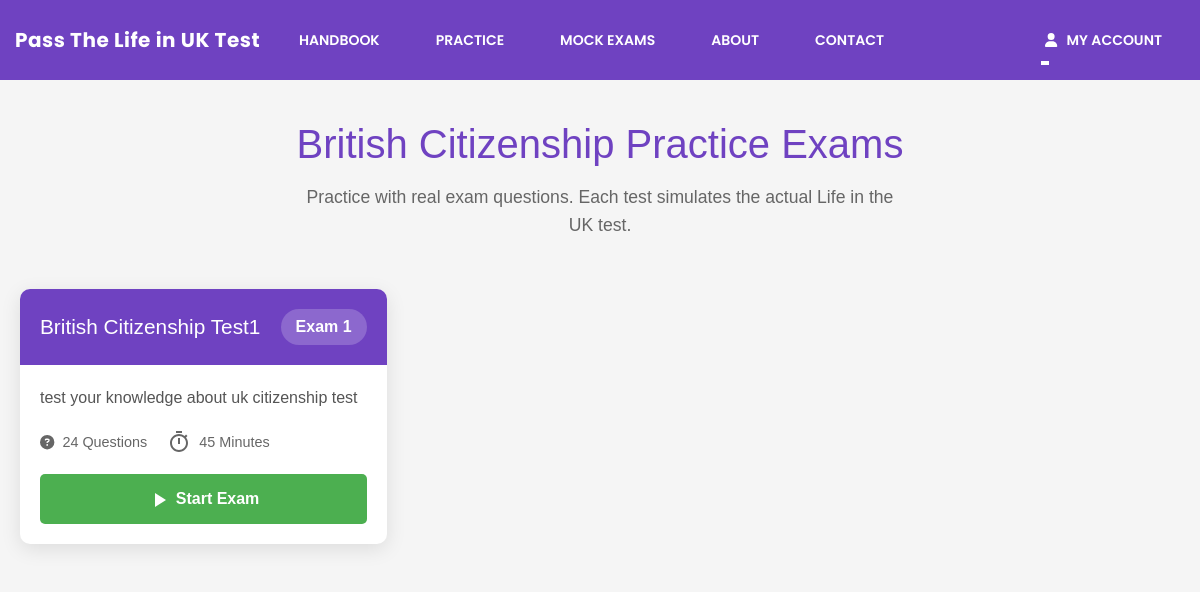
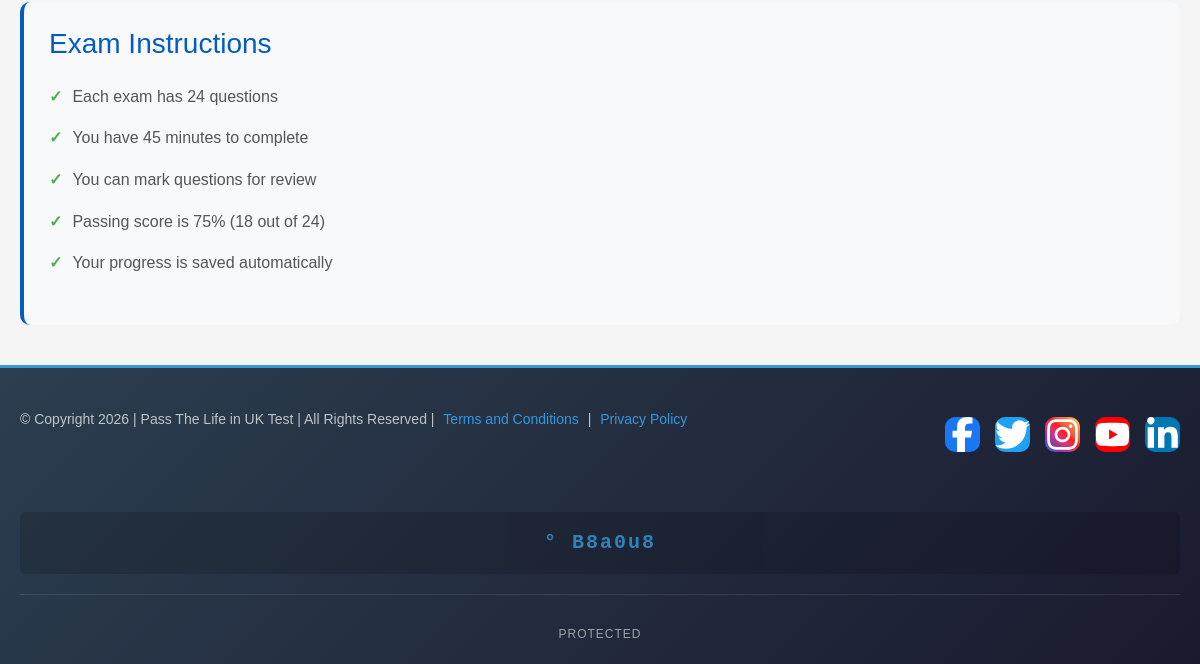
Page /page/exams/ on the earlier database version (2 pictures, top to bottom).
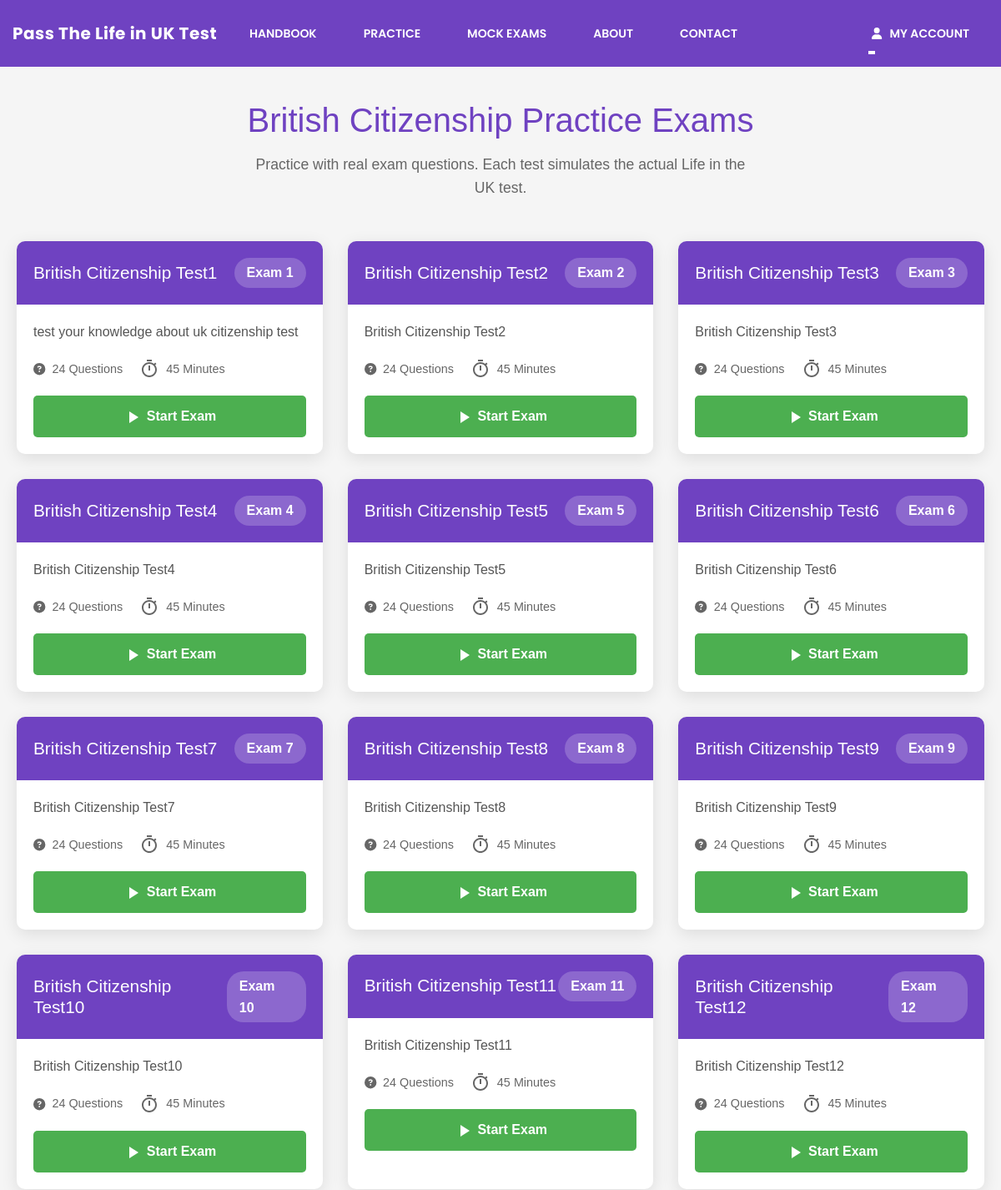
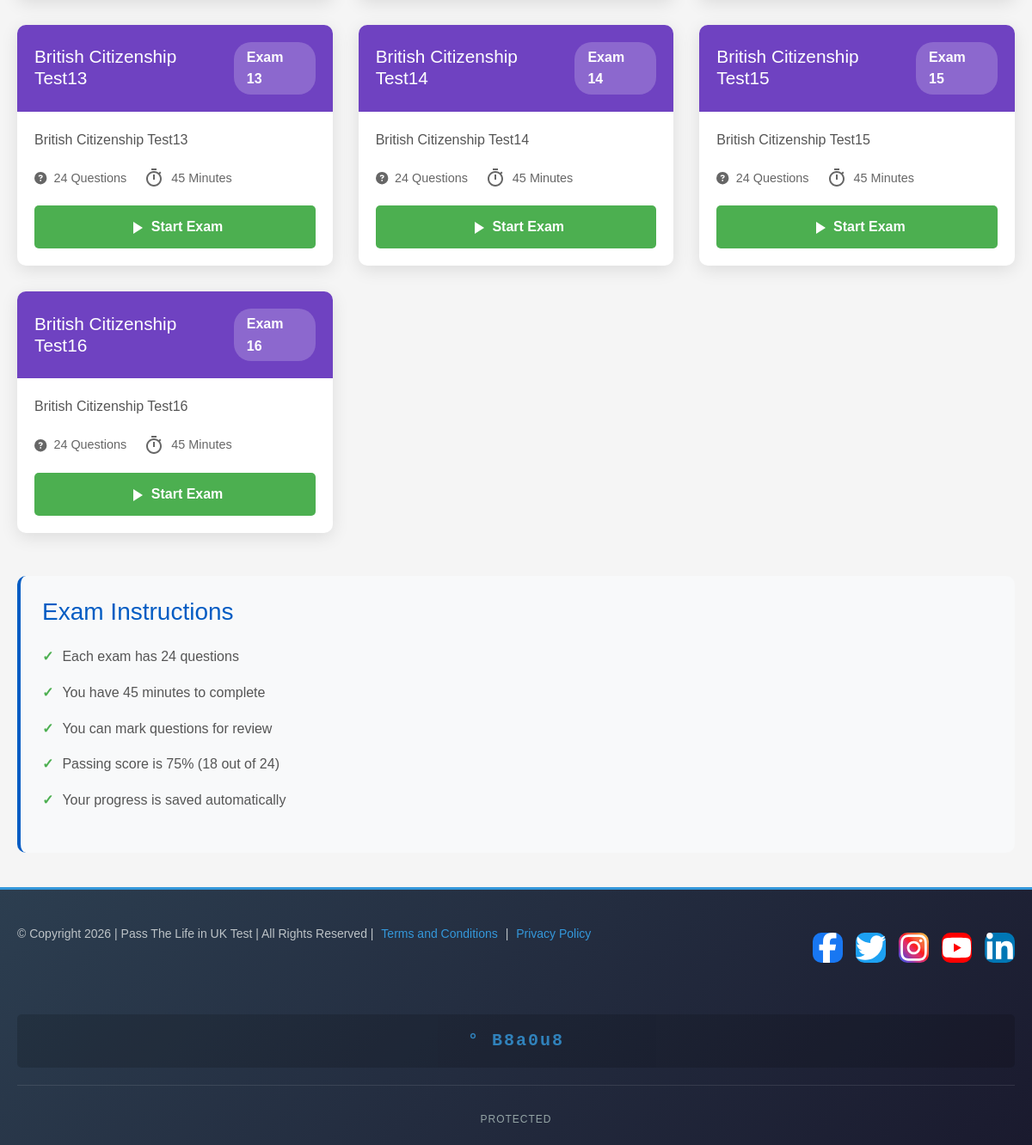
Same page on the later database version (2 pictures, top to bottom).
### QtestApp/models.py (models this page shows, shortened)
class Exam(models.Model):
    title = models.CharField(max_length=200,blank=True, null=True)
    description = models.TextField(blank=True, null=True)
    time_limit_minutes = models.IntegerField(default=45,blank=True, null=True)
    total_questions = models.IntegerField(default=24,blank=True, null=True)
    is_published = models.BooleanField(default=True)
    created_at = models.DateTimeField(auto_now_add=True,blank=True, null=True)
    order = models.IntegerField(default=0,blank=True, null=True)
    class Meta:
        ordering = ['order', 'created_at']

### QtestApp/views.py (the view)
# urls.py: path('exams/', views.exam_list, name='exam_list'),
def exam_list(request):
    exams = Exam.objects.filter(is_published=True)
    return render(request, 'exams_list.html', {'exams': exams})

### template/exams_list.html (shortened to what this page needs)
{% extends 'base.html' %}
{% load static %}
{% block content %}
<div class="exams-page">
    <div class="header-section">
        <h1>British Citizenship Practice Exams</h1>
        <p class="subtitle">
            Practice with real exam questions. Each test simulates the actual Life in the UK test.
        </p>
    </div>
    <div class="exams-grid">
        {% for exam in exams %}
        <div class="exam-card">
            <div class="exam-header">
                <h3>{{ exam.title }}</h3>
                <span class="exam-number">Exam {{ forloop.counter }}</span>
            </div>
            <div class="exam-details">
                <p>{{ exam.description|default:"Full practice test based on official questions" }}</p>
                <div class="exam-stats">
                    <span class="stat">
                        <i class="fas fa-question-circle"></i>
                        {{ exam.total_questions }} Questions
                    </span>
                    <span class="stat">
                        {{ exam.time_limit_minutes }} Minutes
                    </span>
                </div>
            </div>
            <div class="exam-footer">
                <a href="{% url 'take_exam' exam.id %}" class="start-exam-btn">
                    <svg width="24" height="24" viewBox="0 0 24 24" fill="currentColor">
                        <path d="M8 5v14l11-7z"/>
                      </svg> Start Exam
                </a>
            </div>
        </div>
        {% endfor %}
    </div>
    <div class="instructions-box">
        <h3>Exam Instructions</h3>
        <ul>
            <li>Each exam has {{ exams.first.total_questions|default:24 }} questions</li>
            <li>You have {{ exams.first.time_limit_minutes|default:45 }} minutes to complete</li>
            <li>You can mark questions for review</li>
            <li>Passing score is 75% (18 out of 24)</li>
            <li>Your progress is saved automatically</li>
        </ul>
    </div>
</div>
{% endblock %}

### template/base.html (shortened to what this page needs)
{% load static %}
<!DOCTYPE html>
<html lang="en">
<head>
    <link href="https://cdn.jsdelivr.net/npm/bootstrap@5.3.2/dist/css/bootstrap.min.css" rel="stylesheet">
    <link rel="stylesheet" href="https://cdnjs.cloudflare.com/ajax/libs/font-awesome/6.5.0/css/all.min.css">
    <link rel="stylesheet" href="{% static 'home.css' %}">
</head>
<body>
    <nav class="navbar navbar-expand-lg navbar-dark bg-primary">
        <div class="container">
            <a class="navbar-brand" href="{% url 'home' %}">
                Pass The Life in UK Test
            </a>
            <div class="collapse navbar-collapse" id="navbarNav">
                <ul class="navbar-nav me-auto">
                    <li class="nav-item">
                        <a class="nav-link" href="{% url 'study_materials' %}">Handbook </a>
                    </li>
                    <li class="nav-item">
                        <a class="nav-link" href="{% url 'life_in_uk_tests' %}">Practice</a>
                    </li>
                    <li class="nav-item">
                        <a class="nav-link" href="{% url 'exam_list' %}">Mock Exams</a>
                    </li>
                    <li class="nav-item">
                        <a class="nav-link" href="{% url 'about' %}">About</a>
                    </li>
                    <li class="nav-item">
                        <a class="nav-link" href="{% url 'contact' %}">Contact</a>
                    </li>
                </ul>
                <ul class="navbar-nav">
                    <li class="nav-item dropdown">
                        <a class="nav-link dropdown-toggle" href="#" id="accountDropdown"
                           role="button" data-bs-toggle="dropdown" aria-expanded="false">
                            <i class="fa fa-user"></i> My Account
                        </a>
                    </li>
                </ul>
            </div>
        </div>
    </nav>
    <main>
        {% block content %}
        {% endblock %}
    </main>
<footer class="bg-dark text-light">
    <div class="footer-content">
        <div class="footer-top">
            <div class="copyright">
                <p>
                    © Copyright 2026 | Pass The Life in UK Test | All Rights Reserved |
                    <a href="{% url 'term_and_condition' %}">Terms and Conditions</a> |
                    <a href="{% url 'privacy' %}">Privacy Policy</a>
                </p>
            </div>
            <div class="footer-social">
                <a href="#" class="social-icon" aria-label="Facebook">
                    <i class="fab fa-facebook-f"></i>
                </a>
                <a href="#" class="social-icon" aria-label="Twitter">
                    <i class="fab fa-twitter"></i>
                </a>
                <a href="#" class="social-icon" aria-label="Instagram">
                    <i class="fab fa-instagram"></i>
                </a>
                <a href="#" class="social-icon" aria-label="YouTube">
                    <i class="fab fa-youtube"></i>
                </a>
                <a href="#" class="social-icon" aria-label="LinkedIn">
                    <i class="fab fa-linkedin-in"></i>
                </a>
            </div>
        </div>
        <div class="footer-symbol">
            ° B8a0u8
        </div>
        <div class="footer-bottom">
            <div class="protected-text">
                PROTECTED
            </div>
        </div>
    </div>
</footer>
</body>
</html>

### static/home.css (style rules this page uses)
* { margin: 0; padding: 0; box-sizing: border-box; }
body { font-family: Arial, sans-serif; line-height: 1.6; color: #333; background-color: #f5f5f5; }
.container { max-width: 1200px; margin: 0 auto; padding: 2rem; }
footer { background-color: #005ea5; color: white; padding: 2rem; text-align: center; margin-top: 3rem; }
.footer-content { max-width: 1200px; margin: 0 auto; }
.copyright { margin-bottom: 1rem; }
.copyright a { color: #ffdd00; text-decoration: none; margin: 0 0.5rem; }
.footer-symbol { font-family: monospace; font-size: 1.2rem; opacity: 0.8; margin-top: 1rem; }

### template/base.html (style rules this page uses)
.navbar { position: fixed; top: 0; left: 0; width: 100%; height: 80px; z-index: 1100; font-family: 'Poppins', sans-serif; background-color:#6f42c1 !important; }
body { padding-top: 80px; }
.navbar-brand { font-size: 20px; font-weight: 700; letter-spacing: 0.5px; font-family: 'Poppins', sans-serif; color: #ffffff !important; }
.navbar-nav .nav-link { font-weight: 600; font-size: 14px; text-transform: uppercase; margin: 0 12px; color: #ffffff !important; position: relative; font-family: 'Poppins', sans-serif; }
.navbar-nav .nav-link::after { content: ""; position: absolute; left: 0; bottom: -6px; width: 0; height: 2px; background: #ffffff; transition: width 0.3s ease; }
.navbar-nav .fa-user { margin-right: 6px; }
.navbar-nav.me-auto { gap: 10px; }
@media (min-width: 992px) { .navbar-collapse { position: static !important; width: auto !important; height: auto !important; background-color: transparent !important; padding: 0 !important; overflow: visible !important; } }
@media (min-width: 992px) { .navbar-nav { flex-direction: row !important; } }
@media (min-width: 992px) { .container { max-width: 1200px; margin: 0 auto; padding: 0 15px; } }
@media (min-width: 992px) { .navbar-expand-lg .navbar-collapse { display: flex !important; justify-content: space-between; } }
@media (min-width: 1200px) { .navbar-nav .nav-link { margin: 0 15px; } }
footer { background: linear-gradient(135deg, #2c3e50 0%, #1a1a2e 100%) !important; color: #ffffff; padding: 40px 0 20px; margin-top: auto; border-top: 3px solid #3498db; }
.footer-content { display: flex; flex-direction: column; align-items: center; max-width: 1200px; margin: 0 auto; padding: 0 20px; }
.footer-top { display: flex; justify-content: space-between; align-items: center; width: 100%; margin-bottom: 30px; flex-wrap: wrap; }
.copyright { font-size: 14px; color: #bdc3c7; line-height: 1.6; }
.copyright a { color: #3498db; text-decoration: none; transition: color 0.3s ease; margin: 0 5px; }
.footer-social { display: flex; gap: 15px; align-items:center; }
.social-icon { text-decoration: none; transition: all 0.3s ease; }
.footer-symbol { font-size: 20px; font-weight: bold; color: #3498db; letter-spacing: 2px; text-align: center; padding: 15px 0; margin: 20px 0; background: rgba(0, 0, 0, 0.2); border-radius: 5px; width: 100%; font-family: monospace; }
.protected-text { font-size: 12px; color: #95a5a6; text-align: center; margin-top: 10px; font-weight: 300; letter-spacing: 1px; text-transform: uppercase; }
.footer-bottom { border-top: 1px solid rgba(255, 255, 255, 0.1); padding-top: 20px; width: 100%; text-align: center; }
.fa-facebook-f { display: flex; align-items:center; text-align:center; justify-content:center; background-color:#1877F2; width:35px; height:35px; color:#fff; border-radius:10px; }
.fa-twitter { display: flex; align-items:center; justify-content:center; background-color:#1DA1F2; width:35px; height:35px; color:#fff; border-radius:10px; }
.fa-instagram { display: flex; align-items:center; justify-content:center; background: linear-gradient(45deg, #405DE6, #5851DB, #833AB4, #C13584, #E1306C, #FD1D1D, #F56040, #F77737, #FCAF45, #FFDC80); width:35px; height:35px; color:#fff; border-radius:10px; }
.fa-youtube { display: flex; align-items:center; justify-content:center; background-color:#FF0000; width:35px; height:35px; color:#fff; border-radius:10px; }
.fa-linkedin-in { display: flex; align-items:center; justify-content:center; background-color:#0077B5; width:35px; height:35px; color:#fff; border-radius:10px; }

Differences in the rows shown:
added Exam: title "British Citizenship Test2", description "British Citizenship Test2", total_questions "24", time_limit_minutes "45"
added Exam: title "British Citizenship Test3", description "British Citizenship Test3", total_questions "24", time_limit_minutes "45"
added Exam: title "British Citizenship Test4", description "British Citizenship Test4", total_questions "24", time_limit_minutes "45"
added Exam: title "British Citizenship Test5", description "British Citizenship Test5", total_questions "24", time_limit_minutes "45"
added Exam: title "British Citizenship Test6", description "British Citizenship Test6", total_questions "24", time_limit_minutes "45"
added Exam: title "British Citizenship Test7", description "British Citizenship Test7", total_questions "24", time_limit_minutes "45"
added Exam: title "British Citizenship Test8", description "British Citizenship Test8", total_questions "24", time_limit_minutes "45"
added Exam: title "British Citizenship Test9", description "British Citizenship Test9", total_questions "24", time_limit_minutes "45"
added Exam: title "British Citizenship Test10", description "British Citizenship Test10", total_questions "24", time_limit_minutes "45"
added Exam: title "British Citizenship Test11", description "British Citizenship Test11", total_questions "24", time_limit_minutes "45"
added Exam: title "British Citizenship Test12", description "British Citizenship Test12", total_questions "24", time_limit_minutes "45"
added Exam: title "British Citizenship Test13", description "British Citizenship Test13", total_questions "24", time_limit_minutes "45"
added Exam: title "British Citizenship Test14", description "British Citizenship Test14", total_questions "24", time_limit_minutes "45"
added Exam: title "British Citizenship Test15", description "British Citizenship Test15", total_questions "24", time_limit_minutes "45"
added Exam: title "British Citizenship Test16", description "British Citizenship Test16", total_questions "24", time_limit_minutes "45"
